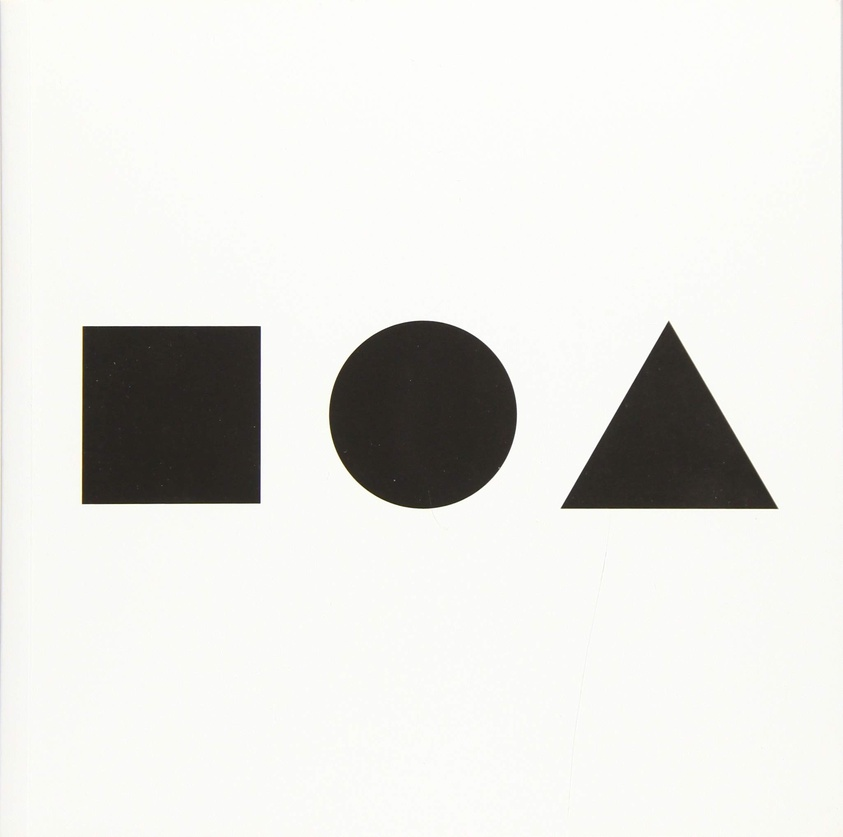
%> input picture Test2.jpg, 843 x 837 px, shrunk from 2051 x 2035 before the run
$ octave MainScript.m   (GNU Octave 9; MATLAB toolbox functions it lacks are replaced by stand-ins)
%> lines starting %> are read from the running program, lines starting %| are printed output that depends on the picture; in (x1, y1, x2, y2) boxes, pixels count from 0 and x2, y2 are one past the last pixel; in counts of white or black regions, pixels touching at a corner belong together; the program's own positions count from 1
%> further down, I is the input picture: size 837x843x3 uint8; mean R, G, B 227.2, 227.1, 223.6
### thresholding.m
%Omar Sherif El-Zahar
function Isum=thresholding(I)
%function that takes in an RGB image and threshold it using color spacing and covert it into binary image.
rmat=I(:,:,1);
gmat=I(:,:,2);
bmat=I(:,:,3);
levelr = 0.85;
levelg = 0.85;
levelb = 0.85;
i1=im2bw(rmat,levelr);
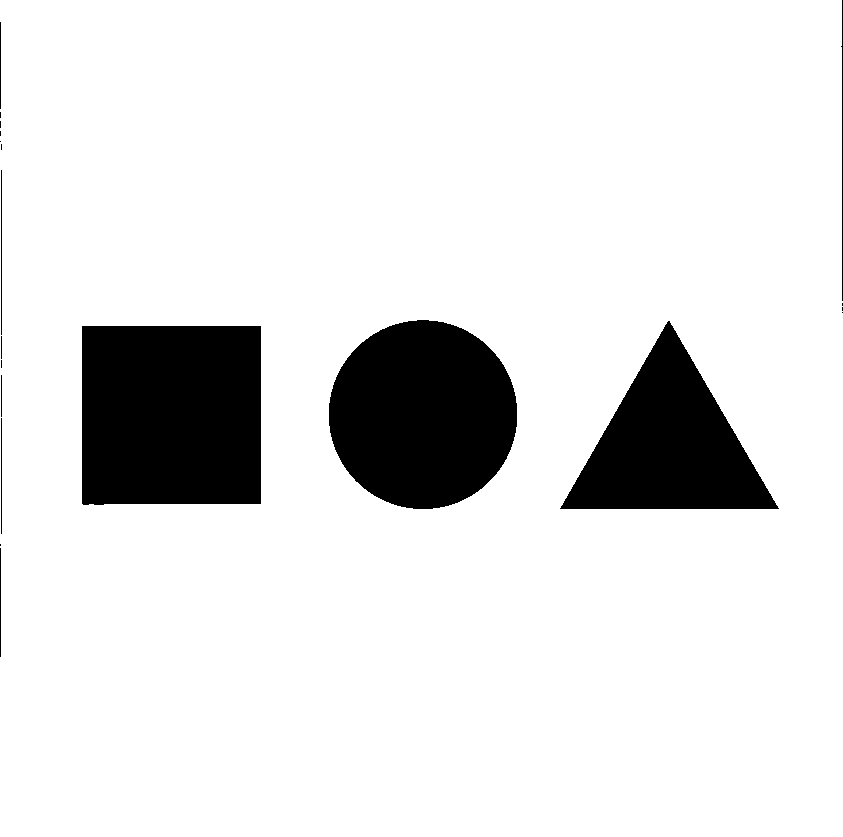
%> i1: size 837x843 logical; 88.5% white; 20 black regions (10 under 20 px), largest, box (x1, y1, x2, y2) and area: (82, 326, 261, 505) 31878, (329, 320, 517, 509) 27933, (560, 321, 779, 509) 20712
i2=im2bw(gmat,levelg);
%> i2: size 837x843 logical; 88.4% white; 8 black regions (3 under 20 px), largest, box (x1, y1, x2, y2) and area: (82, 326, 261, 505) 31880, (329, 320, 517, 509) 27938, (560, 321, 779, 509) 20721, (0, 22, 3, 652) 707, (841, 0, 843, 301) 310
i3=im2bw(bmat,levelb);
%> i3: size 837x843 logical; 88.4% white; 15 black regions (10 under 20 px), largest, box (x1, y1, x2, y2) and area: (81, 326, 261, 505) 31983, (329, 320, 517, 509) 27973, (560, 321, 779, 509) 20740, (0, 38, 3, 644) 1007, (841, 0, 843, 278) 332
Isum = (i1&i2&i3);
%> Isum: size 837x843 logical; 88.4% white; 8 black regions (3 under 20 px), largest, box (x1, y1, x2, y2) and area: (81, 326, 261, 505) 31983, (329, 320, 517, 509) 27974, (560, 321, 779, 509) 20740, (0, 22, 3, 657) 1037, (841, 0, 843, 301) 356
end

### enhancing.m
%Mohammed Mahmoud Mohammed Aljamal
function Iopenned=enhancing(Isum)
%function takes a binary image and complement and fill it with holes.
Icomp = imcomplement(Isum);
Ifilled = imfill(Icomp, 'holes');
se = strel('disk',7);
Iopenned = imopen(Ifilled,se);
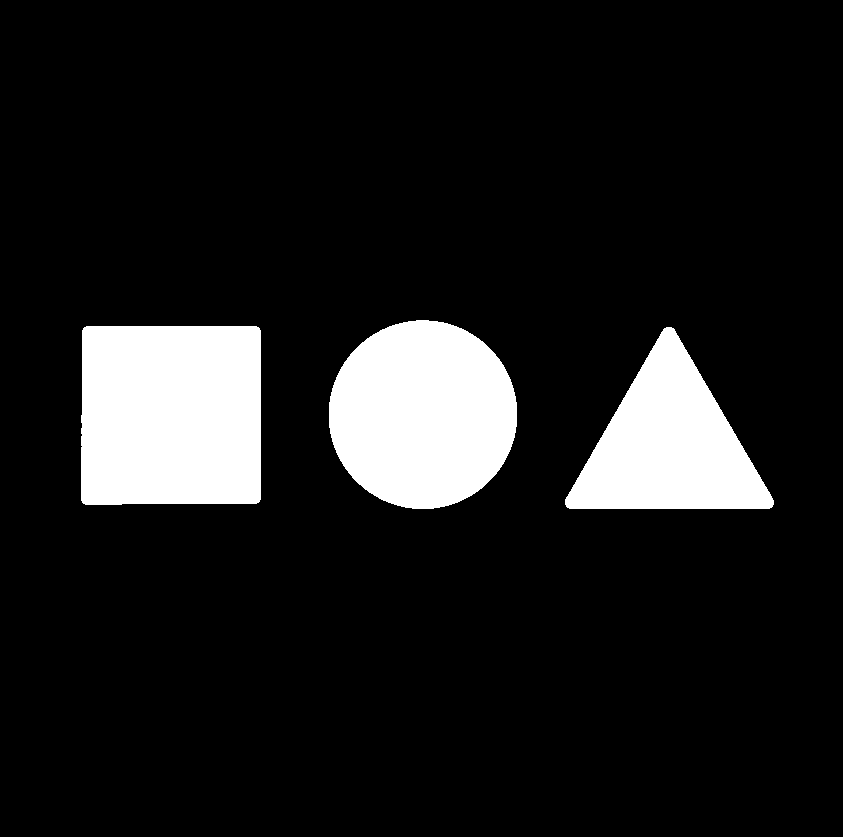
%> Iopenned: size 837x843 logical; 11.4% white; 3 white regions
end

### maxAndPosition.m
%Ahmed Mohamed Mahmoud Abou Alfadl
function [max,maxi]=maxAndPosition(x)
%This function takes in an array and returns the maximum element and its index.
max=-inf;
maxi=0;
for i=1:length(x)
    if x(i)>max
        max=x(i);
        maxi=i;
    end
end
end

### minAndPosition.m
%Ahmed Mohamed Mahmoud Abou Alfadl
function [min mini]=minAndPosition(x)
%This function takes in an array and returns the minimum element and its index.
min=inf;
mini=0;
for i=1:length(x)
    if x(i)<min
        min=x(i);
        mini=i;
    end
end
end

### pxtocmsquared.m
%Ahmed Mohamed Mahmoud Abou Alfadl
function y=pxtocmsquared(x)
%This function converts area from pixels to cm squared
y=(0.0264583333^2)*x;
end

### MainScript.m
%{
Project Title: Area Limits Calculator
By: Hussein Khaled El-Sayed EL-Hadidy (1200466) hussein.elhadidy03@eng-st.cu.edu.eg
    Mohammed Mahmoud Mohammed Aljamal (1200829) mohamed.elgamal02@eng-st.cu.edu.eg
    Omar Sherif Aly Shebl Elzahar (1200476) omar.elzahar02@eng-st.cu.edu.eg
    Omar Adel Hassan (1200490) omar.abdelazim02@eng-st.cu.edu.eg
    Ahmed Mohamed Mahmoud Abou Alfadl (4191309) ahmed.alfadl99@eng-st.cu.edu.eg
    All members contributed greatly in all tasks, as the program was done mainly using online coding and debugging with each other and dicussing our tasks using Video Confrencing.
    The main area of research of each member will be commented before it being addressed.
    Team 20
    Thank You.
%}
clear
clc
close all
%% Read image
I=imread('Test2.jpg');

%% Thresholding
Isum=thresholding(I);

%% Plotting the 3 planes (for understanding) code should be taken from thresholding function
% [11 lines of commented-out code are left out]

%% Complement image and fill holes & Better Edges using enhancing
%Mohammed Mahmoud Mohammed Aljamal
Iopenned=enhancing(Isum);
figure, imshow(Iopenned); %Shows binary image after enhancement

%% Getting number of objects and iterating on it to get the largest and smallest
%Omar Adel Hassan & Mohammed Mahmoud Mohammed Aljamal
figure,imshow(I);
hold on;
[Label n]=bwlabel(Iopenned,4);
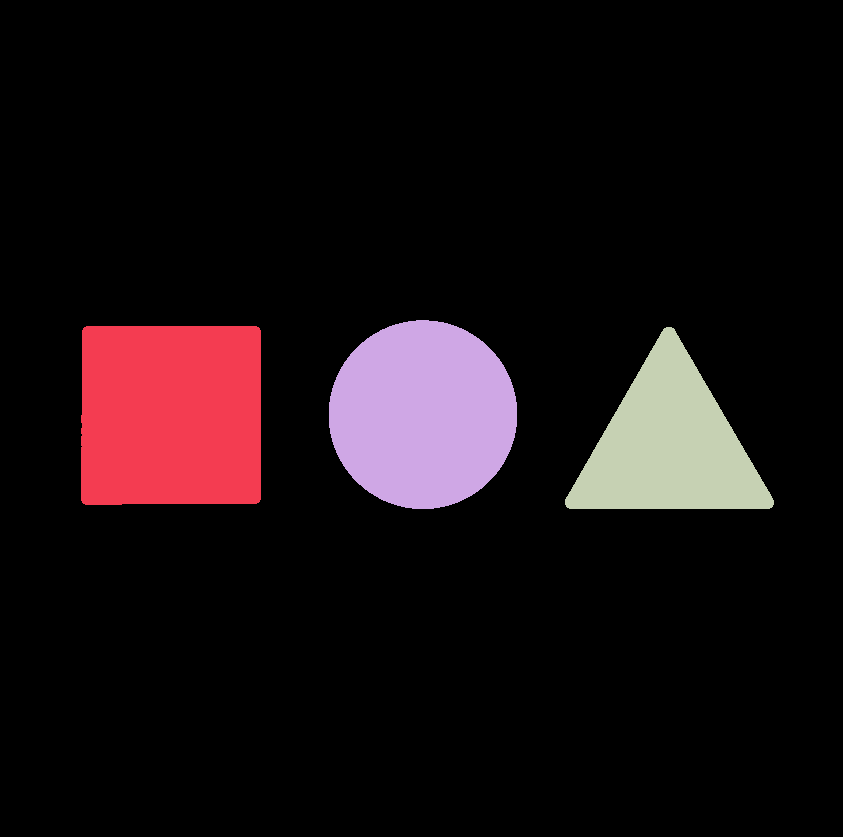
%> Label: size 837x843 double; 4 distinct labels, from 0 to 3; one colour per label, 0 black
%> n = 3
blobs=regionprops(Label,'Area','BoundingBox');
%> blobs = 3 regions; box (x1, y1, x2, y2) and Area: (81, 326, 261, 505) 31952, (329, 320, 517, 509) 27972, (565, 327, 774, 509) 20645
areas = [blobs.Area];
%> areas = [31952 27972 20645]
[max,maxi]=maxAndPosition(areas);
%> the loop in maxAndPosition, `for i=1:length(x)` made 3 passes
%> (max, maxi) on pass 1: (31952, 1)
%> max = 31952; maxi = 1
[min,mini]=minAndPosition(areas);
%> the loop in minAndPosition, `for i=1:length(x)` made 3 passes
%> min on passes 1 to 3: 31952, 27972, 20645
%> min = 20645; mini = 3
maxcm=pxtocmsquared(max);
%> in pxtocmsquared, `y=(0.0264583333^2)*x;`: y = 22.37
%> maxcm = 22.37
mincm=pxtocmsquared(min);
%> mincm = 14.45
fprintf('The maximum area is %.2f cm^2\n',maxcm);
%| The maximum area is 22.37 cm^2
rectangle('Position',blobs(maxi).BoundingBox,'Edgecolor','r');
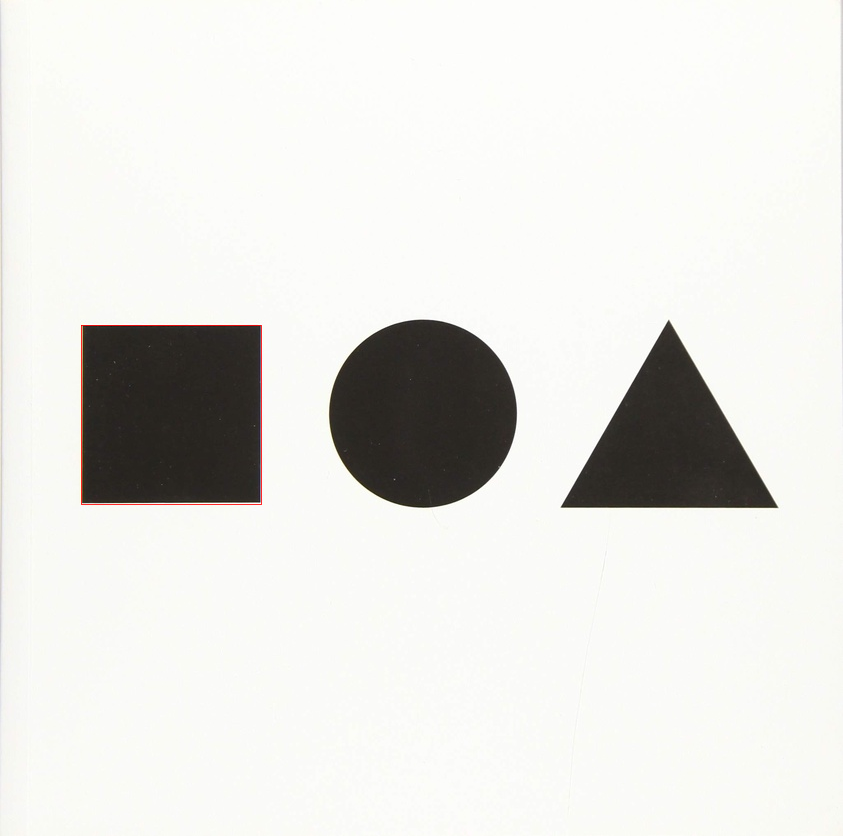
%> figure redrawn from the program's plot data
hold off;
answer=input('Do You want the smallest area(y/n): ','s');
%> the answer given: y
while true
    if answer=='y'
        figure, imshow(I);
        rectangle('Position',blobs(mini).BoundingBox,'Edgecolor','b');
        fprintf('The minimum area is %.2fcm^2\n',mincm);
        break;
    elseif  answer=='n'
        disp('The program has ended, Thank You.');
        break;
    else
        answer=input('Please enter y or n: ','s');
    end
end
%> this loop made 1 pass
%| The minimum area is 14.45cm^2
%> pass 1, `rectangle('Position',blobs(mini).BoundingBox,'Edgecolor','b');`:
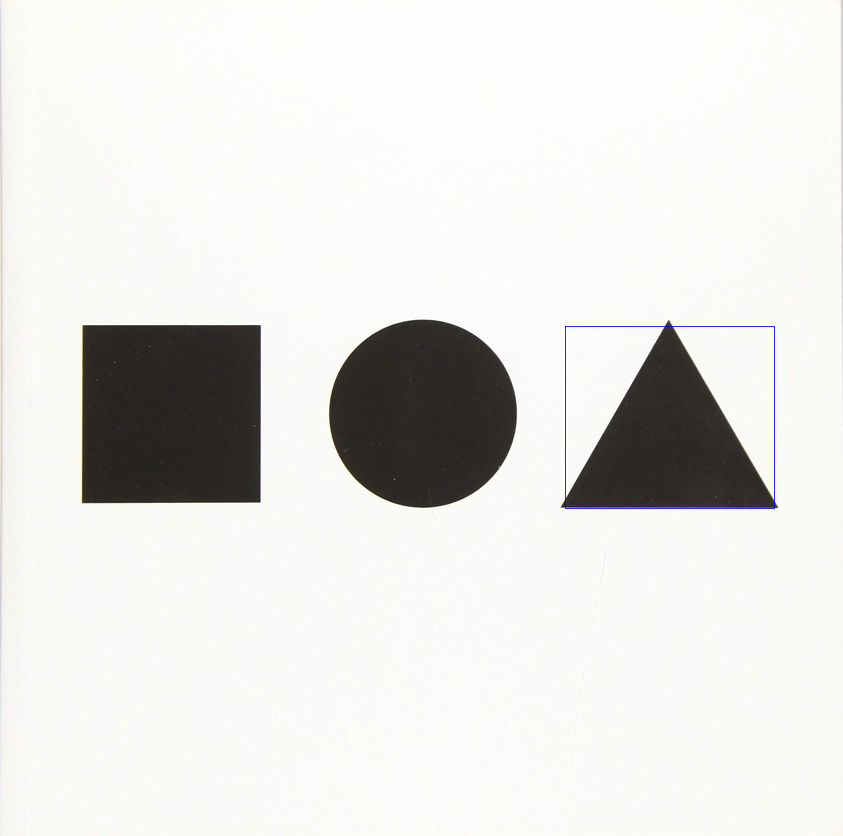
%> figure redrawn from the program's plot data
%> after the loop, answer = 'y'
